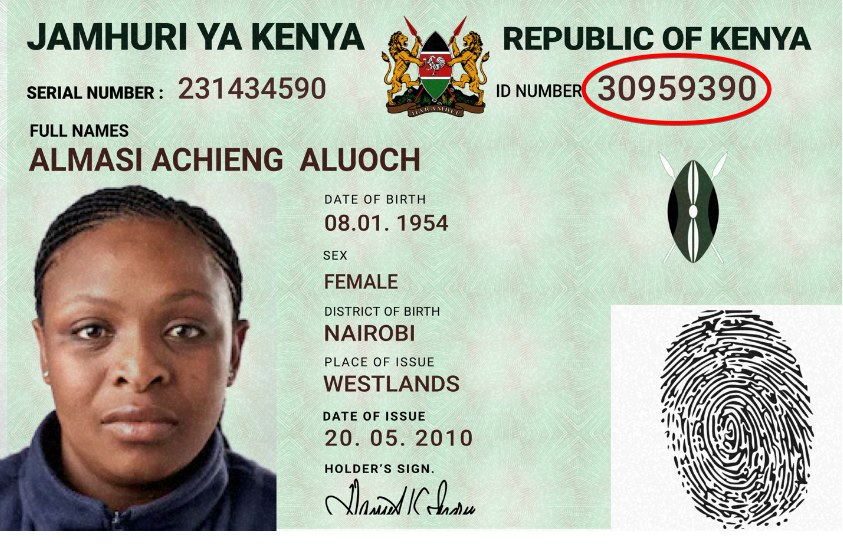
#> input picture id_sample.png, 843 x 546 px
$ python face_detection_opencv_haar.py
#> lines starting #> are read from the running program, lines starting #| are printed output that depends on the picture
"""
Face detection using haar feature-based cascade classifiers
"""
import cv2
import numpy as np
from matplotlib import pyplot as plt

def show_img_with_matplotlib(color_img, title, pos):
    """ Show an image using matplotlib capabilities"""

    # Transform the image BGR to RGB using Numpy capabilities:
    img_RGB = color_img[:, :, ::-1]

    ax = plt.subplot(2, 2, pos)
    plt.imshow(img_RGB)
    plt.title(title)
    plt.axis('off')

def show_detection(image, faces):
    """ Draws a rectangle over each detected face"""

    for (x, y, w, h) in faces:
        cv2.rectangle(image, (x, y), (x + w, y + h), (255, 0, 0), 5)
    return image

#Load image and convert to grayscale
img = cv2.imread('id_sample.png')
#> img is the input picture: shape (546, 843, 3); mean B, G, R 174.6, 187.9, 182.2
#Convert image to grayscale
gray = cv2.cvtColor(img, cv2.COLOR_BGR2GRAY)
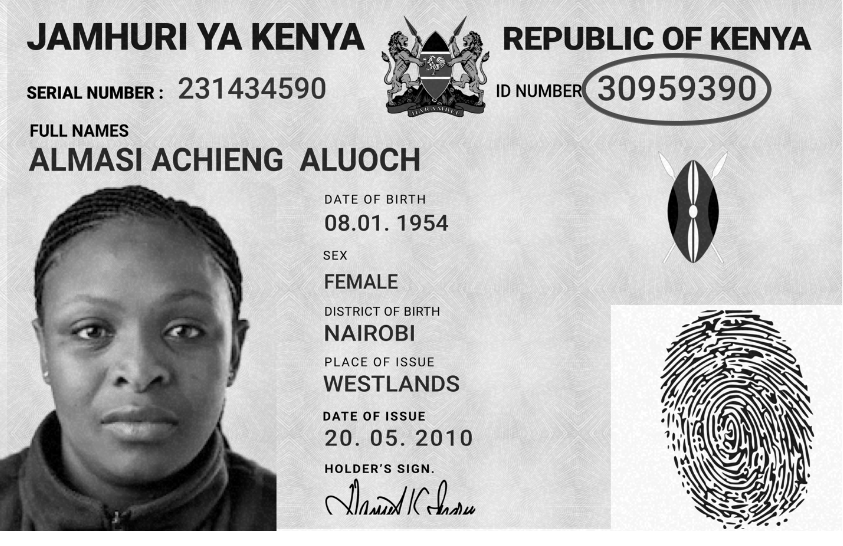
#> gray: shape (546, 843); min 0, max 255, mean 184.7

#Load cascade classifier
cas_alt2 = cv2.CascadeClassifier("haarcascade_frontalface_alt2.xml")
cas_default = cv2.CascadeClassifier("haarcascade_frontalface_default.xml")

#Detect faces
#The cv2.CascadeClassifier.detectMultiScale() function detects objects and returns them as a list of rectangles.
faces_alt2 = cas_alt2.detectMultiScale(gray)
#> faces_alt2 = [[24, 241, 226, 226]]
faces_default = cas_default.detectMultiScale(gray)
#> faces_default = [[22, 238, 232, 232]]
#OpenCV also provides the cv2.face.getFacesHAAR() function to detect faces
retval, faces_haar_alt2 = cv2.face.getFacesHAAR(img, "haarcascade_frontalface_default.xml")
#> retval = True; faces_haar_alt2 = [[475, 56, 96, 96], [25, 243, 227, 227]]
#To get rid of the useless one-dimension arrays, call np.squeeze():
faces_haar_alt2 = np.squeeze(faces_haar_alt2)
retval, faces_haar_default = cv2.face.getFacesHAAR(img, "haarcascade_frontalface_default.xml")
#> faces_haar_default = [[475, 56, 96, 96], [25, 243, 227, 227]]
faces_haar_default = np.squeeze(faces_haar_default)

#Draw face detections
img_faces_alt2 = show_detection(img.copy(), faces_alt2)
#> the loop in show_detection, `for (x, y, w, h) in faces:` made 1 pass
img_faces_default = show_detection(img.copy(), faces_default)
#> the loop in show_detection (call 2), `for (x, y, w, h) in faces:` made 1 pass
img_faces_haar_alt2 = show_detection(img.copy(), faces_haar_alt2)
#> the loop in show_detection (call 3), `for (x, y, w, h) in faces:` made 2 passes
#> after the loop in show_detection (call 3), `for (x, y, w, h) in faces:`:
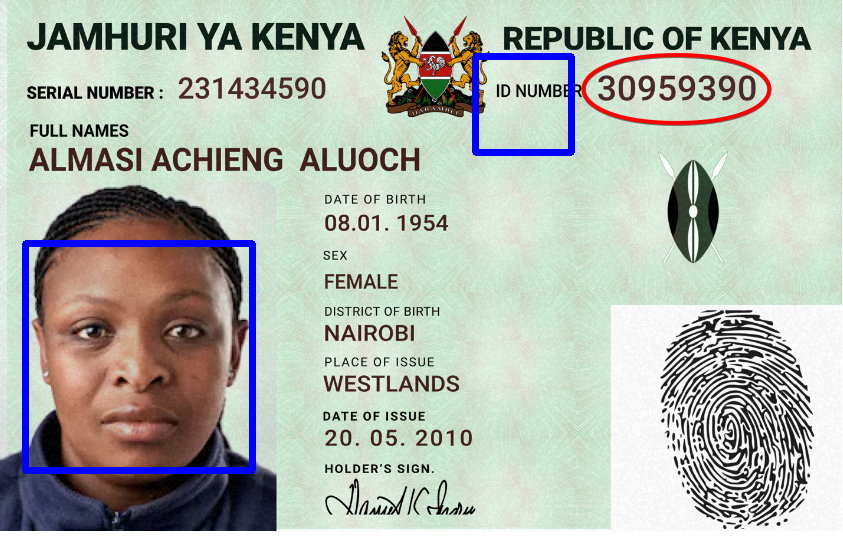
#> image: shape (546, 843, 3); mean of channels 0, 1, 2 176.8, 184.8, 179; drawn as B, G, R
img_faces_haar_default = show_detection(img.copy(), faces_haar_default)

#Create the dimensions of the figure and set title
fig = plt.figure(figsize=(10, 8))
plt.suptitle("Face detection using haar feature-based cascade classifiers", fontsize = 14, fontweight = "bold")
fig.patch.set_facecolor('silver')

#plot the images
show_img_with_matplotlib(img_faces_alt2, "Frontalface_alt2): ", 1)
show_img_with_matplotlib(img_faces_default, "Frontalface_default): ", 2)
show_img_with_matplotlib(img_faces_haar_alt2, "getFacesHAAR(frontalface_alt2): " + str(len(faces_haar_alt2)), 3)
show_img_with_matplotlib(img_faces_haar_default, "getFacesHAAR(frontalface_default): " + str(len(faces_haar_default)),4)

#Show the figure
plt.show()
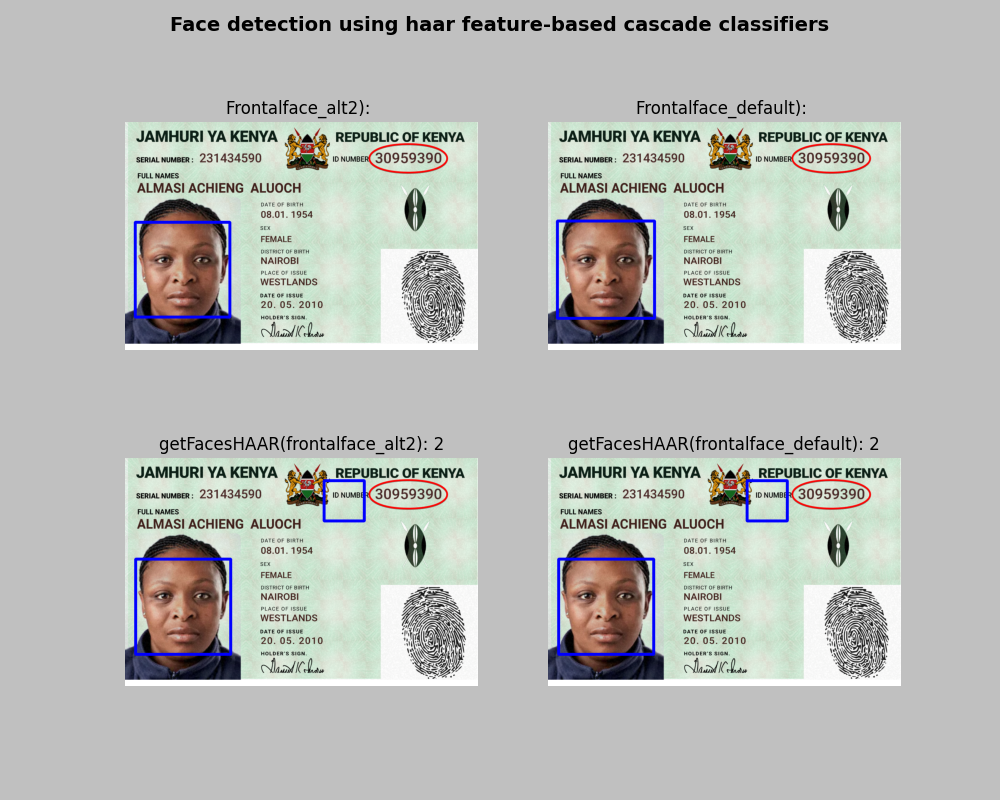
#> figure drawn by matplotlib, 4 panels
